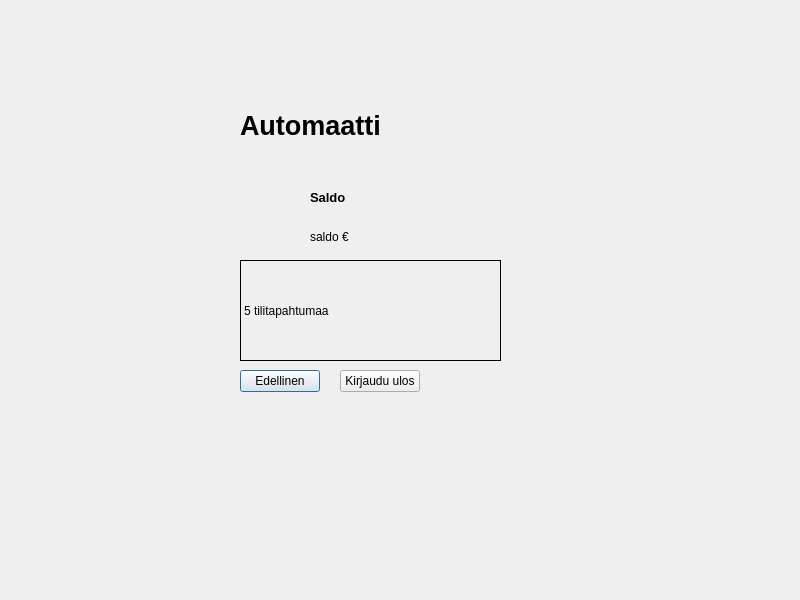
<?xml version="1.0" encoding="UTF-8"?>
<ui version="4.0">
 <class>saldo</class>
 <widget class="QDialog" name="saldo">
  <property name="geometry">
   <rect>
    <x>0</x>
    <y>0</y>
    <width>800</width>
    <height>600</height>
   </rect>
  </property>
  <property name="windowTitle">
   <string>Dialog</string>
  </property>
  <widget class="QLabel" name="label">
   <property name="geometry">
    <rect>
     <x>310</x>
     <y>190</y>
     <width>47</width>
     <height>14</height>
    </rect>
   </property>
   <property name="font">
    <font>
     <pointsize>10</pointsize>
     <weight>75</weight>
     <bold>true</bold>
    </font>
   </property>
   <property name="text">
    <string>Saldo</string>
   </property>
  </widget>
  <widget class="QLabel" name="label_2">
   <property name="geometry">
    <rect>
     <x>240</x>
     <y>80</y>
     <width>191</width>
     <height>91</height>
    </rect>
   </property>
   <property name="font">
    <font>
     <pointsize>20</pointsize>
     <weight>75</weight>
     <bold>true</bold>
    </font>
   </property>
   <property name="text">
    <string>Automaatti</string>
   </property>
  </widget>
  <widget class="QLabel" name="SaldoLabel">
   <property name="geometry">
    <rect>
     <x>310</x>
     <y>230</y>
     <width>47</width>
     <height>14</height>
    </rect>
   </property>
   <property name="text">
    <string>saldo €</string>
   </property>
  </widget>
  <widget class="QPushButton" name="pushButton">
   <property name="geometry">
    <rect>
     <x>240</x>
     <y>370</y>
     <width>80</width>
     <height>22</height>
    </rect>
   </property>
   <property name="text">
    <string>Edellinen</string>
   </property>
  </widget>
  <widget class="QPushButton" name="pushButton_2">
   <property name="geometry">
    <rect>
     <x>340</x>
     <y>370</y>
     <width>80</width>
     <height>22</height>
    </rect>
   </property>
   <property name="text">
    <string>Kirjaudu ulos</string>
   </property>
  </widget>
  <widget class="QLabel" name="label_4">
   <property name="geometry">
    <rect>
     <x>240</x>
     <y>260</y>
     <width>261</width>
     <height>101</height>
    </rect>
   </property>
   <property name="frameShape">
    <enum>QFrame::Box</enum>
   </property>
   <property name="text">
    <string>5 tilitapahtumaa</string>
   </property>
  </widget>
 </widget>
 <resources/>
 <connections/>
</ui>
